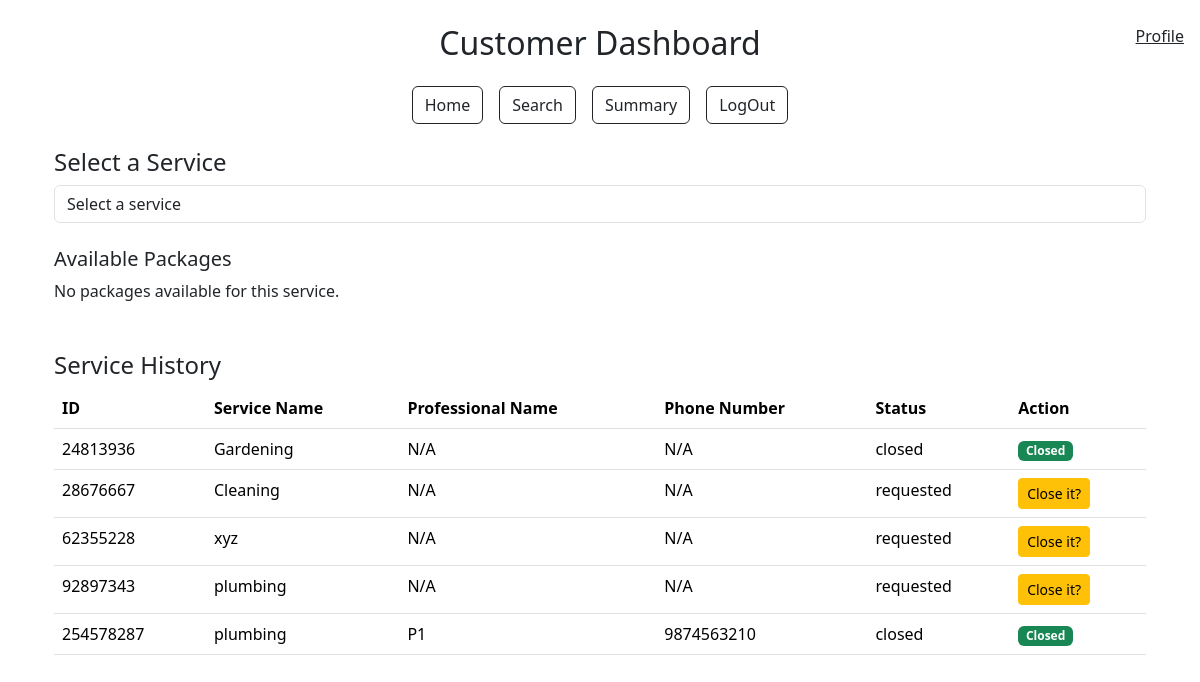
The app's page /customer_dashboard (signed in), older data.
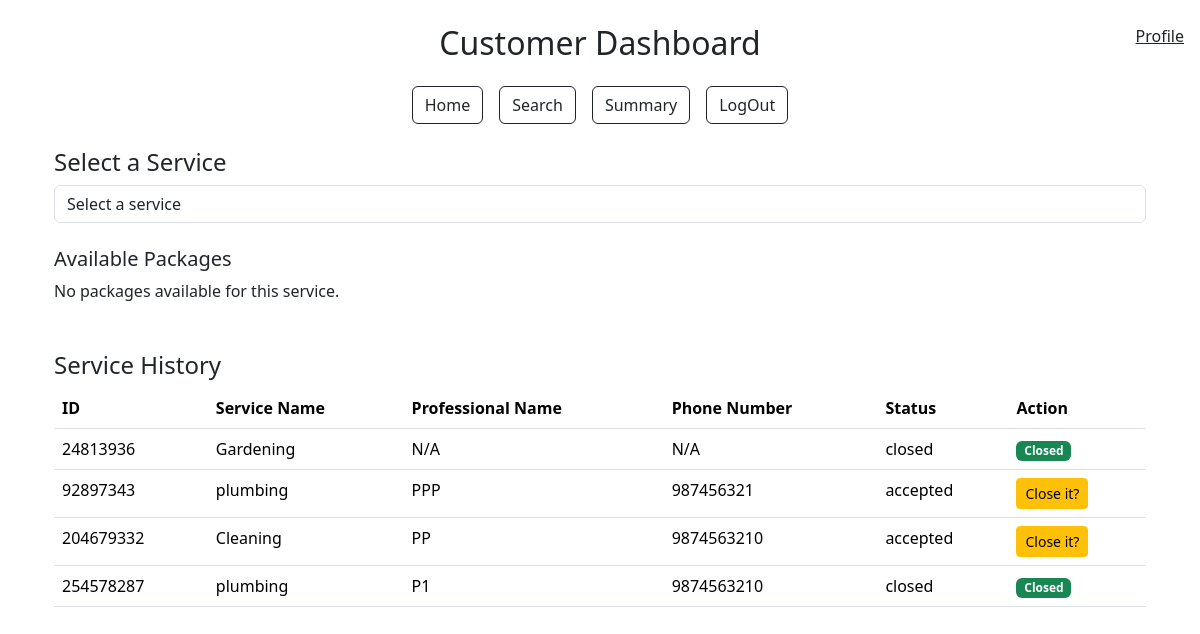
The same page, newer data.
### models.py (models this page shows)
class User(db.Model):
    __tablename__ = "user"
    id = db.Column(db.Integer, primary_key=True)
    username = db.Column(db.String(80), unique=True, nullable=False)
    passhash = db.Column(db.String(80), nullable=False)
    name = db.Column(db.String(80), nullable=False)
    role = db.Column(db.String(20), nullable=False)
    is_blocked = db.Column(db.Boolean, default=False, nullable=False)
    is_admin = db.Column(db.Boolean, default=False, nullable=False)
    professional = db.relationship('Professional', backref='user', lazy=True)
    customer = db.relationship('Customer', backref='user', lazy=True)

class ServiceRequest(db.Model):
    __tablename__ = 'service_request'
    id = db.Column(db.Integer, primary_key=True)
    customer_id = db.Column(db.Integer, db.ForeignKey('customer.id'), nullable=False)  # Reference to Customer
    professional_id = db.Column(db.Integer, db.ForeignKey('professional.id'), nullable=True)  # Reference to Professional
    service_id = db.Column(db.Integer, db.ForeignKey('service.id'), nullable=False)
    date_of_request = db.Column(db.DateTime, default=datetime.utcnow, nullable=False)
    date_of_completion = db.Column(db.DateTime, nullable=True)
    status = db.Column(db.String(20), default='requested', nullable=False)
    rating = db.Column(db.Integer, nullable=True)
    remarks = db.Column(db.Text, nullable=True)
    rejected_by = db.Column(MutableList.as_mutable(JSON), default=[])
    customer = db.relationship('Customer', back_populates='service_requests')
    service = db.relationship('Service', back_populates='service_requests')
    professional = db.relationship('Professional', back_populates='service_requests')
    review = db.relationship('Review', back_populates='service_request', lazy=True)

class Service(db.Model):
    __tablename__ = 'service'
    id = db.Column(db.Integer, primary_key=True)
    service_name = db.Column(db.String(80), unique=False, nullable=False)
    description = db.Column(db.Text, nullable=False)
    price = db.Column(db.Float, nullable=False)
    time_required = db.Column(db.Integer, nullable=False)
    service_requests = db.relationship('ServiceRequest', back_populates='service', lazy=True)

class Professional(db.Model):
    __tablename__ = 'professional'
    id = db.Column(db.Integer, db.ForeignKey('user.id'), primary_key=True)
    date_created = db.Column(db.DateTime, default=datetime.utcnow, nullable=False)
    service_id = db.Column(db.Integer, db.ForeignKey('service.id'), nullable=True)
    contact = db.Column(db.String(10), nullable=False)
    experience = db.Column(db.Float, nullable=False)
    description = db.Column(db.Text, nullable=True)
    service_name = db.Column(db.Text(80),db.ForeignKey('service.service_name'), nullable=False)
    rating = db.Column(db.Float, nullable=True)
    address = db.Column(db.Text, nullable=False)
    pincode = db.Column(db.String(6), nullable=False)
    available = db.Column(db.Boolean, default=True, nullable=False)
    document = db.Column(db.String(200))
    verified = db.Column(db.Boolean, default=False, nullable=False)
    service_requests = db.relationship('ServiceRequest', back_populates='professional', lazy=True)

### app.py (the view)
@app.route('/customer_dashboard')
def customer_dashboard():
    user_id = session['user_id']
    if not user_id:
        flash('You must be logged in to view the dashboard.', 'danger')
        return redirect(url_for('login'))
    customer = Customer.query.get(user_id)
    services =  db.session.query(Service.service_name).distinct().all()
    user = User.query.get(user_id)
    service_requests = ServiceRequest.query.filter_by(customer_id=user_id).all()
    return render_template('customer_dashboard.html',service_requests=service_requests,user=user, customer=customer, services=services)

### templates/customer_dashboard.html (shortened to what this page needs)
{% extends "layout.html" %} {% block title %}Customer Dashboard{% endblock %} {%
block content %}
<div class="container mt-4">
  {% if customer.user.is_blocked %}
  <div class="alert alert-danger" role="alert">
    Your account is blocked. Please contact the admin.
  </div>
  {% else %}
  <span class="navbar-text position-fixed top-0 end-0 m-3">
    <a href="{{ url_for('profile')}}">Profile</a>
  </span>
  <div class="my-4">
    <h4>Select a Service</h4>
    <form method="POST" action="{{ url_for('select_service') }}">
      <div class="form-group">
        <select
          class="form-control"
          name="service_name"
          onchange="this.form.submit()"
          required
        >
          <option value="" disabled selected>Select a service</option>
        </select>
      </div>
    </form>
    <div id="packageDisplay" class="mt-4">
      <h5>Available Packages</h5>
      <div id="packageList">
        {% if packages %} {% for pkg in packages %}
        <div class="card mb-3">
          <div class="card-body">
            <h5 class="card-title">{{ pkg.service_name }}</h5>
            <p class="card-text">{{ pkg.description }}</p>
            <p><strong>Price:</strong> {{ pkg.price }}</p>
            <form
              method="POST"
              action="{{ url_for('book_service', package_id=pkg.id) }}"
            >
              <button type="submit" class="btn btn-primary">Book</button>
            </form>
          </div>
        </div>
        {% endfor %} {% else %}
        <p>No packages available for this service.</p>
        {% endif %}
      </div>
    </div>
  </div>
  <div class="mt-5">
    <h4>Service History</h4>
    <div class="table-responsive">
      <table class="table">
        <thead>
          <tr>
            <th>ID</th>
            <th>Service Name</th>
            <th>Professional Name</th>
            <th>Phone Number</th>
            <th>Status</th>
            <th>Action</th>
          </tr>
        </thead>
        <tbody>
          {% for service_request in service_requests %}
          <tr>
            <td>{{ service_request.id }}</td>
            <td>{{ service_request.service.service_name }}</td>
            <td>
              {{ service_request.professional.user.name if
              service_request.professional else 'N/A' }}
            </td>
            <td>
              {{ service_request.professional.contact if
              service_request.professional else 'N/A' }}
            </td>
            <td>{{ service_request.status }}</td>
            <td>
              {% if service_request.status == 'closed' %}
              <span class="badge text-bg-success">Closed</span>
              {% else %}
              <button
                type="button"
                class="btn btn-warning btn-sm"
                data-toggle="modal"
                data-target="#viewModal"
                onclick="showModal('{{ service_request.id }}', '{{ service_request.date_of_request }}', '{{ service_request.status }}', '{{ service_request.remarks }}', '{{ service_request.rating }}')"
              >
                Close it?
              </button>
              {% endif %}
            </td>
          </tr>
          {% endfor %}
        </tbody>
      </table>
    </div>
  </div>
  {% endif %}
</div>
{% endblock %}

### templates/layout.html (shortened to what this page needs)
<!DOCTYPE html>
<html lang="en">
  <head>
    <link
      href="https://cdn.jsdelivr.net/npm/bootstrap@5.3.3/dist/css/bootstrap.min.css"
      rel="stylesheet"
    />
  </head>
  <body data-bs-theme="light">
    <div class="container mt-4">
      {% if not (request.endpoint == 'professional_dashboard' and
      professional.verified == false) %} {% if request.endpoint not in ['login',
      'register','profile'] and not user.is_blocked%}
      <div class="text-center my-4">
        <h2 class="text-capitalize">
          {{ session.get('user_role') }} Dashboard
        </h2>
      </div>
      <div class="d-flex justify-content-center mb-4">
        <div class="d-flex flex-row gap-3">
          {% with dashboard_url = session['user_role'] + '_dashboard' %}
          <a href="{{ url_for(dashboard_url) }}" class="btn btn-outline-dark"
            >Home</a
          >
          {% endwith %}
          <a href="{{ url_for('search') }}" class="btn btn-outline-dark"
            >Search</a
          >
          <a href="{{ url_for('summary') }}" class="btn btn-outline-dark"
            >Summary</a
          >
          <a href="{{ url_for('logout') }}" class="btn btn-outline-dark"
            >LogOut</a
          >
        </div>
      </div>
      {% endif %} {% endif %}
      {% block content %} {% endblock %}
    </div>
  </body>
</html>

Row changes from the older to the newer data that the page shows:
removed ServiceRequest: id "28676667", service.service_name "Cleaning", professional.user "N/A", professional "N/A", status "requested"
removed ServiceRequest: id "62355228", service.service_name "xyz", professional.user "N/A", professional "N/A", status "requested"
changed ServiceRequest id 92897343: professional.user "N/A" → "PPP"; professional "N/A" → "987456321"; status "requested" → "accepted"
added ServiceRequest: id "204679332", service.service_name "Cleaning", professional.user "PP", professional "9874563210", status "accepted"
